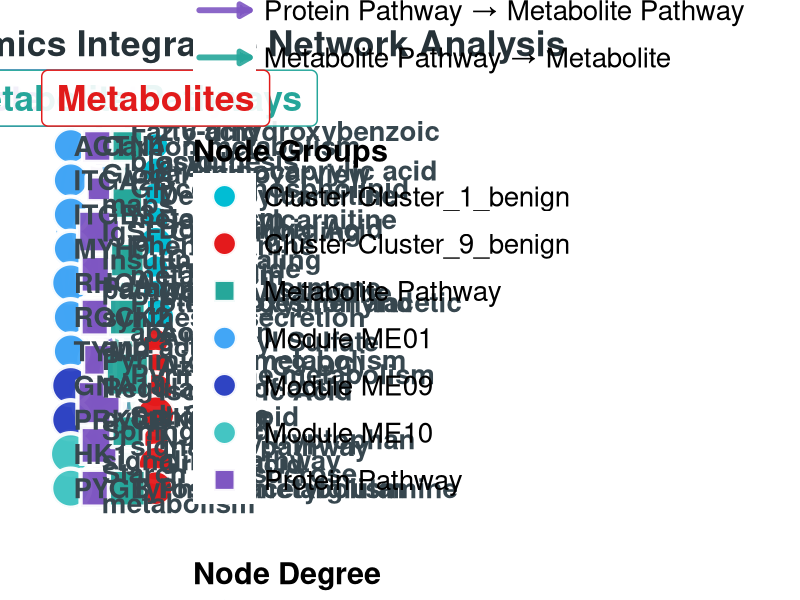

Reproduce this figure in R.
library(tidyverse)
library(igraph)
library(viridis)
library(patchwork)

## =============================
## 1. 读取数据
## =============================
prot  <- read.csv("Protein.csv", check.names = FALSE)
metab <- read.csv("Metabolism.csv", check.names = FALSE)
cross <- read.csv("./pathway_score/pathway_correlation_results_FDR_BH.csv", check.names = FALSE)


cat("📊 Loading data...\n")

## =============================
## 2. 构建网络
## =============================

proteins      <- unique(prot$Gene)
proteins_pref <- paste0("P_", proteins)

prot_pathways     <- unique(cross$Protein)
prot_path_pref    <- paste0("PP_", prot_pathways)


meta_pathways  <- unique(cross$Metabolite)
meta_path_pref    <- paste0("MP_", meta_pathways)

metabolites       <- unique(metab$Metabolite)
metabolites_pref  <- paste0("M_", metabolites)

nodes <- tibble(
  name = c(proteins_pref, prot_path_pref, meta_path_pref, metabolites_pref),
  type = c(
    rep("Protein",            length(proteins_pref)),
    rep("Protein_Pathway",    length(prot_path_pref)),
    rep("Metabolite_Pathway", length(meta_path_pref)),
    rep("Metabolite",         length(metabolites_pref))
  )
)

# 绑定原始名字 + Module / Cluster
nodes <- nodes %>%
  mutate(raw_name = gsub("^(P_|PP_|MP_|M_)", "", name))

# 蛋白的 Module
prot_module <- prot %>%
  distinct(Gene, Module)

# 代谢物的 Cluster
metab_cluster <- metab %>%
  distinct(Metabolite, Cluster)

nodes <- nodes %>%
  left_join(prot_module,  by = c("raw_name" = "Gene")) %>%
  left_join(metab_cluster, by = c("raw_name" = "Metabolite"))

# 构建边
edges_p_to_pp <- prot %>%
  filter(Terms %in% prot_pathways) %>%
  transmute(from = paste0("P_", Gene), to = paste0("PP_", Terms)) %>%
  distinct()

edges_pp_to_mp <- cross %>%
  filter( FDR_BH < 0.001) %>%   # ✅ 只保留显著相关
  transmute(
    from = paste0("PP_", Protein),
    to   = paste0("MP_", Metabolite),
    corr = Correlation,
    pval = FDR_BH
  ) %>%
  distinct(from, to, .keep_all = TRUE)


edges_mp_to_m <- metab %>%
  filter(Terms %in% meta_pathways) %>%
  transmute(from = paste0("MP_", Terms), to = paste0("M_", Metabolite)) %>%
  distinct()

edges_all <- bind_rows(
  edges_p_to_pp %>% mutate(corr = NA_real_, pval = NA_real_),
  edges_pp_to_mp,  # ✅ 自带 corr / pval
  edges_mp_to_m %>% mutate(corr = NA_real_, pval = NA_real_)
) %>%
  filter(from %in% nodes$name & to %in% nodes$name)


g <- graph_from_data_frame(edges_all, vertices = nodes, directed = TRUE)


cat(sprintf("✓ Network: %d nodes, %d edges\n", vcount(g), ecount(g)))

## =============================
## 3. 节点属性
## =============================

degree_df <- tibble(name = V(g)$name, degree = degree(g, mode = "all"))
nodes <- nodes %>% left_join(degree_df, by = "name")

## =============================
## 4. 等高布局（按 Module / Cluster 排序）
## =============================

LAYER_X <- c(
  "Protein" = 2,
  "Protein_Pathway" = 8,
  "Metabolite_Pathway" = 14,
  "Metabolite" = 20
)

TOTAL_HEIGHT <- 20

# 先得到蛋白 Module 和代谢物 Cluster 的排序
prot_module_order <- nodes %>%
  filter(type == "Protein", !is.na(Module)) %>%
  pull(Module) %>%
  unique() %>%
  sort()

metab_cluster_order <- nodes %>%
  filter(type == "Metabolite", !is.na(Cluster)) %>%
  pull(Cluster) %>%
  unique() %>%
  sort()

nodes_layout <- nodes %>%
  mutate(
    x = LAYER_X[type],
    layer_num = match(type, names(LAYER_X)),
    
    # 为 Protein / Metabolite 生成数值排序键
    sort_key = dplyr::case_when(
      type == "Protein"    ~ as.numeric(match(Module,  prot_module_order)),
      type == "Metabolite" ~ as.numeric(match(Cluster, metab_cluster_order)),
      TRUE                 ~ NA_real_
    )
  ) %>%
  group_by(layer_num, type) %>%
  arrange(sort_key, raw_name, .by_group = TRUE) %>%  # 先按分类，再按名字
  mutate(
    n_nodes = n(),
    row_idx = row_number()
  ) %>%
  ungroup() %>%
  mutate(
    spacing = ifelse(n_nodes == 1, 0, TOTAL_HEIGHT / (n_nodes - 1)),
    y = ifelse(
      n_nodes == 1,
      0,
      -(row_idx - 1) * spacing + TOTAL_HEIGHT / 2
    )
  )

nodes_layout <- nodes_layout %>%
  mutate(
    raw_name_wrapped = case_when(
      # 只对包含这个通路名的节点换行
      grepl("Parathyroid hormone synthesis, secretion and action", raw_name) ~
        gsub(",", ",\n", raw_name),
      
      # 如果你希望所有包含逗号的名称都换行，则改成：
      # grepl(",", raw_name) ~ gsub(",", ",\n", raw_name),
      
      TRUE ~ raw_name
    )
  )


## =============================
## 4.1 组信息:Module / Cluster → group
## =============================
wrap_string <- function(x, width = 22){
  sapply(x, function(s){
    paste(strwrap(s, width = width), collapse = "\n")
  })
}

nodes_layout <- nodes_layout %>%
  mutate(
    raw_name_wrapped = wrap_string(raw_name, width = 22)
  )



nodes_layout <- nodes_layout %>%
  mutate(
    group = dplyr::case_when(
      type == "Protein"    & !is.na(Module)  ~ paste0("Module ", Module),
      type == "Metabolite" & !is.na(Cluster) ~ paste0("Cluster ", Cluster),
      type == "Protein_Pathway"              ~ "Protein Pathway",
      type == "Metabolite_Pathway"           ~ "Metabolite Pathway",
      TRUE ~ as.character(type)
    )
  )

## =============================
## 5. 边数据(添加曲线参数)
## =============================

# 这里用 from = Protein Pathway 节点名，to = Metabolite Pathway 节点名
# 注意：要写的是带前缀的名字，比如 "PP_xxx" / "MP_xxx"
key_edges <- tribble(
  ~from,                            ~to,
  "PP_IgSF CAM signaling",         "MP_Phenylalanine metabolism",
  "PP_Sphingolipid signaling pathway", "MP_Sphingolipid signaling pathway"
)

# 
# edge_data <- edges %>%
#   left_join(nodes_layout %>% select(name, x_from = x, y_from = y), 
#             by = c("from" = "name")) %>%
#   left_join(nodes_layout %>% select(name, x_to = x, y_to = y), 
#             by = c("to" = "name")) %>%
#   mutate(
#     edge_type = case_when(
#       x_to == LAYER_X["Protein_Pathway"]    ~ "Type1", # Protein → Protein Pathway
#       x_to == LAYER_X["Metabolite_Pathway"] ~ "Type2", # Protein Pathway → Metabolite Pathway
#       x_to == LAYER_X["Metabolite"]         ~ "Type3"  # Metabolite Pathway → Metabolite
#     ),
#     curvature = (y_to - y_from) / 20 * 0.3
#   ) %>%
#   # 标记关键通路-通路边：只在 Type2（PP→MP）里检测
#   left_join(
#     key_edges %>% mutate(is_key = TRUE),
#     by = c("from", "to")
#   ) %>%
#   mutate(
#     is_key = ifelse(is.na(is_key), FALSE, is_key),
#     edge_group = dplyr::case_when(
#       is_key ~ "Key_Pathway_Cross",   # ⭐ 关键边
#       TRUE   ~ edge_type              # 其他边用原来的 Type1/2/3
#     )
#   )
# 
# edge_data <- edge_data %>%
#   mutate(
#     edge_size = dplyr::case_when(
#       edge_group == "Key_Pathway_Cross" ~ 2.0,   # ⭐ 关键边：更粗
#       TRUE                               ~ 1.2    # 普通边
#     )
#   )
edge_data <- edges_all %>%
  left_join(nodes_layout %>% select(name, x_from = x, y_from = y),
            by = c("from" = "name")) %>%
  left_join(nodes_layout %>% select(name, x_to = x, y_to = y),
            by = c("to" = "name")) %>%
  mutate(
    edge_type = case_when(
      x_to == LAYER_X["Protein_Pathway"]    ~ "Type1", # Protein → Protein Pathway
      x_to == LAYER_X["Metabolite_Pathway"] ~ "Type2", # Protein Pathway → Metabolite Pathway
      x_to == LAYER_X["Metabolite"]         ~ "Type3"  # Metabolite Pathway → Metabolite
    ),
    curvature = (y_to - y_from) / 20 * 0.3
  )

# ✅ 只对 Type2 用相关性决定线宽（P<0.05 已在 edges_pp_to_mp 过滤）
#    线宽映射范围你可以自行调大/调小：to = c(0.6, 3.2)
edge_data <- edge_data %>%
  mutate(
    edge_group = edge_type,
    edge_size = case_when(
      edge_type == "Type2" & !is.na(corr) ~ scales::rescale(abs(corr), to = c(0.6, 3.2)),
      TRUE                                ~ 1.2
    )
  )

## =============================
## 6. 精致配色方案
## =============================

# Module颜色 - 使用科研渐变色(蓝色系)
module_levels  <- nodes_layout %>%
  filter(type == "Protein" & !is.na(Module)) %>%
  pull(Module) %>%
  unique() %>%
  sort()

# Cluster颜色 - 使用暖色系渐变
cluster_levels <- nodes_layout %>%
  filter(type == "Metabolite" & !is.na(Cluster)) %>%
  pull(Cluster) %>%
  unique() %>%
  sort()

# 使用专业配色
module_pal <- if (length(module_levels) > 0) {
  # 蓝色渐变:从浅到深
  cols <- c( "#42A5F5", "#2f44c3","#44c5c3")
  stats::setNames(cols, paste0("Module ", module_levels))
} else {
  character(0)
}

cluster_pal <- if (length(cluster_levels) > 0) {
  # 暖色渐变:橙红色系
  cols <- c("#00BCD4", "#E31A1C")
  stats::setNames(cols, paste0("Cluster ", cluster_levels))
} else {
  character(0)
}

# 通路节点使用优雅的紫色和青色
pathway_cols <- c(
  "Protein Pathway"    = "#7E57C2",    # 深紫色
  "Metabolite Pathway" = "#26A69A"     # 蒂芙尼蓝
)

# 综合颜色
GROUP_COLORS <- c(module_pal, pathway_cols, cluster_pal)

# 背景颜色 - 更柔和
BG_COLORS <- c(
  "Protein" = "#F5F9FF",
  "Protein_Pathway" = "#F3EEF9",
  "Metabolite_Pathway" = "#E8F5F3",
  "Metabolite" = "#FFF3F0"
)

EDGE_COLORS <- c(
  "Type1"            = "#42A5F5",  # Protein → Protein Pathway
  "Type2"            = "#7E57C2",  # Protein Pathway → Metabolite Pathway（普通）
  "Type3"            = "#26A69A",  # Metabolite Pathway → Metabolite
  "Key_Pathway_Cross" = "#e11b1b"  # ⭐ 关键通路-通路交叉
)

## =============================
## 7. 背景矩形(带圆角效果)
## =============================

bg_rects <- nodes_layout %>%
  group_by(type, x) %>%
  summarise(
    xmin = unique(x) - 2.0,
    xmax = unique(x) + 2.0,
    ymin = -TOTAL_HEIGHT / 2 - 1.2,
    ymax = TOTAL_HEIGHT / 2 + 1.2,
    .groups = "drop"
  ) %>%
  mutate(fill_color = BG_COLORS[type])

## =============================
## 8. 层标题
## =============================
layer_titles <- tibble(
  x = LAYER_X,
  y = TOTAL_HEIGHT / 2 + 2.8,
  label = c(
    "Proteins",
    "Protein Pathways",
    "Metabolite Pathways",
    "Metabolites"
  ),
  label_color = c(
    "#42A5F5",                      # Proteins（蓝色）
    pathway_cols["Protein Pathway"],        # Protein Pathway 的颜色（紫色）
    pathway_cols["Metabolite Pathway"],     # Metabolite Pathway 的颜色（青绿）
    "#e11b1b"                       # Metabolites（橙红）
  )
)





## =============================
## 9. 增强绘图
## =============================

# 先算一下节点范围
x_range <- range(nodes_layout$x)
y_range <- range(nodes_layout$y)

p <- ggplot() +
  
  # 1. 背景矩形 - 添加边框
  geom_rect(
    data = bg_rects,
    aes(xmin = xmin, xmax = xmax, ymin = ymin, ymax = ymax),
    fill = bg_rects$fill_color,
    color = "white",
    alpha = 0.4,
    linewidth = 0.8
  ) +
  
  # 2. 边 - 使用更柔和的曲线
  geom_curve(
    data = edge_data,
    aes(x = x_from, y = y_from, xend = x_to, yend = y_to, 
        color = edge_group,
        linewidth = edge_size),      # ⭐ 用分组粗细
    curvature = 0.2,
    alpha = 0.6,                     # 可以稍微增加一点透明度，显得更干净
    arrow = arrow(length = unit(3, "mm"), type = "closed"),
    lineend = "round"
  ) +
  scale_linewidth_identity() +        # ⭐ 让 linewidth 不被 scale_size 覆盖

  
  # 3. 节点外圈阴影效果
  geom_point(
    data = nodes_layout,
    aes(x = x, y = y, size = degree),
    shape = 21,
    color = "#00000020",
    fill = "#00000010",
    stroke = 0,
    alpha = 0.3
  ) +
  
  # 4. 节点主体
  geom_point(
    data = nodes_layout,
    aes(x = x, y = y, fill = group, size = degree),
    shape = 21,
    color = "white",
    stroke = 3,
    alpha = 0.95
  ) +
  
  # 4a. 非通路节点：圆形 (Protein / Metabolite)
  geom_point(
    data = nodes_layout %>% 
      dplyr::filter(type %in% c("Protein", "Metabolite")),
    aes(x = x, y = y, fill = group, size = degree),
    shape = 21,                # 圆形
    color = "white",
    stroke = 2.2,
    alpha = 0.95
  ) +
  
  # 4b. 通路节点：正方形 (Protein_Pathway / Metabolite_Pathway)
  geom_point(
    data = nodes_layout %>% 
      dplyr::filter(type %in% c("Protein_Pathway", "Metabolite_Pathway")),
    aes(x = x, y = y, fill = group, size = degree),
    shape = 22,                # 正方形
    color = "white",
    stroke = 2.2,
    alpha = 0.95
  ) +
  # 5. 节点标签
  geom_text(
    data = nodes_layout,
    aes(x = x + 0.6, y = y, label = raw_name_wrapped),
    hjust = 0,
    size = 7,
    fontface = "bold",
    color = "#37474F",
    lineheight = 0.9
  ) +
  
  # 6. 层标题 - 使用灰色框
  geom_label(
    data = layer_titles,
    aes(
      x = x,
      y = y,
      label = label,
      colour = I(label_color)   # ⭐ 每个标题使用自己的颜色，不走 scale
    ),
    size = 9,
    fontface = "bold",
    fill = "#FFFFFF",
    alpha = 0.9,
    label.padding = unit(0.35, "lines"),
    label.size = 0.5,
    lineheight = 0.85,
    show.legend = FALSE
  ) +
  

  
  # 7. 主标题
  annotate("text",
           x = mean(LAYER_X),
           y = TOTAL_HEIGHT / 2 + 6.0,
           label = "Protomic-Metabolomics Integrative Network Analysis",
           size = 9,
           fontface = "bold",
           color = "#263238") +
  
  # annotate("text",
  #          x = mean(LAYER_X),
  #          y = TOTAL_HEIGHT / 2 + 5.0,
  #          label = "Protein-Pathway-Metabolite Cross-talk Visualization",
  #          size = 4.5,
  #          color = "#546E7A",
  #          fontface = "italic") +
  
  # # 8. 添加统计信息框
  # annotate("label",
  #          x = 23,
  #          y = -TOTAL_HEIGHT/2 - 0.5,
  #          label = sprintf("Network Statistics\nNodes: %d | Edges: %d", 
  #                          vcount(g), ecount(g)),
  #          size = 3,
  #          hjust = 0,
  #          color = "#37474F",
  #          fill = "#FFFFFF",
  #          alpha = 0.9,
  #          label.size = 0.5) +
  
  # 9. 颜色映射
  scale_fill_manual(
    values = GROUP_COLORS,
    name   = "Node Groups"
  ) +
  
  scale_color_manual(
    values = EDGE_COLORS,
    name = "Connection Types",
    labels = c(
      "Type1" = "Protein → Protein Pathway",
      "Type2" = "Protein Pathway → Metabolite Pathway",
      "Type3" = "Metabolite Pathway → Metabolite",
      "Key_Pathway_Cross" = "Key cross-talk between pathways"
    )
  ) +
  
  scale_size_continuous(
    range = c(8, 15), 
    name = "Node Degree",
    breaks = c(2, 5, 10, 15)
  ) +
  
  # 10. 坐标系统
  coord_cartesian(
    xlim = x_range + c(-2, 5),   # 左右各留一点空白即可
    ylim = y_range + c(-2, 4),   # 上面多留一点给标题
    clip = "off"
  ) +
  # 11. 精致主题
  theme_void() +
  theme(
    plot.background = element_rect(fill = "white", color = NA),
    panel.background = element_rect(fill = "white", color = NA),
    
    legend.position = "right",
    legend.box = "vertical",
    legend.direction = "vertical",
    legend.spacing.y = unit(1.4, "cm"),
    
    # 🔺全局字号
    text = element_text(size = 20, family = "sans"),
    legend.title = element_text(size = 22, face = "bold"),
    legend.text  = element_text(size = 20),
    
    legend.key.width  = unit(1.6, "cm"),
    legend.key.height = unit(1.3, "cm"),
    
    plot.margin = margin(t = 40, r = 40, b = 40, l = 40, unit = "pt")
  ) +
  
  # ========== 图例样式 ==========
guides(
  color = guide_legend(
    title = "Connection Types",
    override.aes = list(linewidth = 2, alpha = 0.9),
    keyheight = unit(1.2, "cm"),  # ⭐ 只给 color legend 增加内部间距
    ncol = 1,
    order = 1          # 第一块：边
  ),
  fill = guide_legend(
    title = "Node Groups",
    override.aes = list(size = 7, stroke = 2),
    keyheight = unit(1.2, "cm"),  # ⭐ 只给 color legend 增加内部间距
    ncol = 1,
    order = 2          # 第二块：节点
  ),
  size = guide_legend(
    title = "Node Degree",
    override.aes = list(fill = "#90CAF9", color = "white", stroke = 2),
    keyheight = unit(1.2, "cm"),  # ⭐ 只给 color legend 增加内部间距
    ncol = 1,
    order = 3          # 第三块：度数
  )
)


## =============================
## 10. 保存高质量图片
## =============================

ggsave("Figure5E.png",
       p, width = 24, height = 14, dpi = 600, bg = "white")

# ggsave("Network_Enhanced_Beautiful.pdf",
#        p, width = 24, height = 14, device = cairo_pdf, bg = "white")
# 
# ggsave("Network_Enhanced_Beautiful.tiff",
#        p, width = 24, height = 14, dpi = 600, 
#        compression = "lzw", bg = "white")
